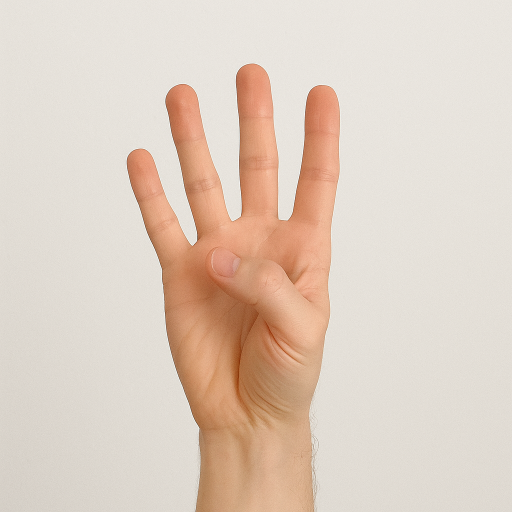
#> input picture DATA/4.png, 1024 x 1024 px (shown at 1/2 size)
$ jupyter execute --allow-errors CannyFingerCounting.ipynb   (older library calls are emulated)
#> lines starting #> are read from the running program, lines starting #| are printed output that depends on the picture; after the words box and inside, x2 and y2 are one past the last pixel; in counts of white or black regions, pixels touching at a corner belong together
## Finger Counting with Canny Edge Detection and Geometric Analysis

This project focuses on detecting the number of raised fingers in a hand image using a combination of edge detection and geometric analysis techniques.

---

**Date**: 3/07/25
**Name**: Stefano
**Surname**: Infusini

---

### Workflow

#### 1. Edge Detection and Processing

   - 1.1 **Edge Detection and Denoising**<br>
      Apply Gaussian filtering to reduce noise, followed by Canny edge detection to extract sharp hand contours.

   - 1.2 **Morphological Processing**<br>
      Use morphological operations (e.g., dilation, closing) to fill small gaps and smooth the edges of the hand.

   - 1.3 **Region Filling (Mask Creation)**<br>
      Fill the interior of the smoothed contour to create a binary mask that clearly separates the hand from the background.

   - 1.4 **Contour Refinement**<br>
      Recalculate the edges on the binary mask to isolate a clean, continuous outer contour of the hand.

#### 2. Geometric Analysis

   - 2.1 **Convex Hull and Defect Detection**
      Compute the convex hull to approximate the outer shape of the hand. Analyze convexity defects to identify valleys between fingers.

   - 2.2 **Geometric Filtering and Finger Counting**
      Filter out invalid convexity defects based on angle and distance thresholds. Count the remaining valid defects, applying additional logic for special cases such as a closed fist or a single raised finger.

<br>
<br>

> **Note:**
> While this project achieves good results on static hand images, its performance on real-time video input still leaves room for improvement. Achieving robust real-time accuracy would require more careful hyperparameter tuning and improved techniques for noise reduction and background suppression. These enhancements, however, fall outside the scope of this notebook, which is intended primarily to demonstrate the potential of edge detection when coupled with appropriate analysis.

### Various Imports

[cell 1]
import numpy as np
import matplotlib.pyplot as plt
import matplotlib.patches as mpatches
from matplotlib.lines import Line2D
import skimage.color as color
import cv2
import pyautogui
from scipy import signal
from matplotlib import cm

plt.rcParams['figure.figsize'] = [10, 10]

### Functions

Utility functions used to carry on the project

[cell 2]
def diffuse(edge_image, iterations=1):
    img = edge_image.copy()
    for _ in range(iterations):
        padded = np.pad(img, ((1,1),(1,1)), mode='constant')
        result = img.copy()
        for i in range(1, padded.shape[0] - 1):
            for j in range(1, padded.shape[1] - 1):
                if padded[i, j] > 0:
                    result[i-1:i+2, j-1:j+2] = 255  # set 3x3 neighborhood to white
        img = result
    return img


# [12 lines left out: function contour, not called in this run]

def add_border(image, color=(255, 255, 255), thickness=2):
    return cv2.copyMakeBorder(image, thickness, thickness, thickness, thickness,
                               cv2.BORDER_CONSTANT, value=color)

# [9 lines left out: function put_centered_label, not called in this run]


def display_finger_detection_grid(results, expected_counts=None):
    """
    Displays a clean grid of finger detection results.

    Parameters:
    - results: List of tuples [(filename, detected_count, img_rgb), ...]
    - expected_counts: List of expected counts to display alongside detected counts (optional)
    """

    n_images = len(results)
    cols = 3
    rows = int(np.ceil(n_images / cols))

    fig, axes = plt.subplots(rows, cols, figsize=(5 * cols, 5 * rows))
    axes = axes.flatten()

    for idx, (ax, (filename, detected_count, img_rgb)) in enumerate(zip(axes, results)):
        ax.imshow(img_rgb)
        expected = f"Expected: {expected_counts[idx]}" if expected_counts else ""
        ax.set_title(f"Detected: {detected_count} {expected}", fontsize=14)
        ax.axis('off')
        # Draw a white border for separation
        for spine in ax.spines.values():
            spine.set_edgecolor('white')
            spine.set_linewidth(5)

    # Hide unused subplots
    for ax in axes[len(results):]:
        ax.axis('off')

    plt.subplots_adjust(wspace=0.05, hspace=0.15)
    plt.tight_layout()
    plt.show()

let's start by defining how the Canny Edge Detection works

### **1. Edge Detection & Processing**

reading the image

[cell 3]
img = plt.imread('DATA/4.png')
#> img is the input picture: shape (1024, 1024, 3) float32; mean R, G, B 0.874, 0.811, 0.756
if img.dtype != np.uint8:
    img = (img * 255).astype(np.uint8)

plt.figure(figsize=(5, 5))
plt.imshow(img)
plt.axis('off')
plt.title('Original Image')
plt.show()

#### Canny Edge Detection

The Canny Edge Detection algorithm detects edges in an image through the following structured steps:

1. Smooth the image using a 2D Gaussian filter
   This reduces noise in the image before performing edge detection.

2. Compute the image gradient using the Sobel operator
   Calculate the gradients in the $x$ and $y$ directions to detect changes in intensity.

3. Calculate the gradient magnitude
   At each pixel:
   $$
   G = \sqrt{G_x^2 + G_y^2}
   $$
   which indicates the edge strength at each location.

4. Calculate the gradient orientation
   At each pixel:
   $$
   \theta = \arctan{\left(\frac{G_y}{G_x}\right)}
   $$
   which indicates the edge direction.

5. Apply non-maximum suppression (NMS)
   Thin the edges by retaining pixels with the maximum gradient magnitude along the gradient direction while suppressing non-maximum pixels.

6. Perform double thresholding and edge tracking by hysteresis
   - Apply high and low thresholds to distinguish strong edges from weak edges.
   - Use edge tracking to keep weak edges connected to strong edges while discarding isolated weak edges

[cell 4]
def canny_edge_detection(image, low_threshold=0.1, high_threshold=0.3):
    return cv2.Canny(image, int(low_threshold * 255), int(high_threshold * 255))

##### 1.1 Edge Detection and Denoising

[cell 5]
def to_grayscale(image):
    if len(image.shape) == 2:
        return image
    return cv2.cvtColor(image, cv2.COLOR_BGR2GRAY)

def gaussian_smoothing(image, K_size=(0,0) ,sigma=1):
    return cv2.GaussianBlur(image, K_size, sigma)

[cell 6]
img_gray = to_grayscale(img)
#> in to_grayscale, `return cv2.cvtColor(image, cv2.COLOR_BGR2GRAY)`:
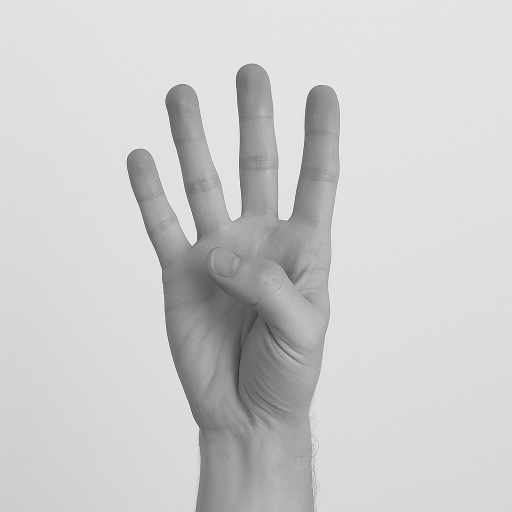
#> returned value: shape (1024, 1024) (shown at 1/2 size); min 31, max 255, mean 204.5
img_smoothed = gaussian_smoothing(img_gray, sigma=0.5)

[cell 7]
Gx = cv2.Sobel(img_smoothed, cv2.CV_64F, 1, 0, ksize=3)
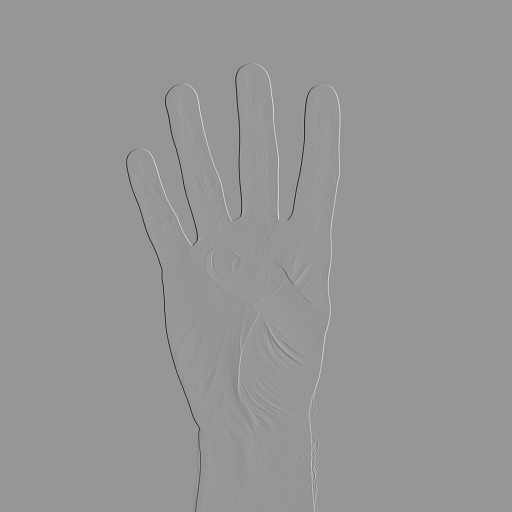
#> Gx: shape (1024, 1024) float64 (shown at 1/2 size); min -690, max 483, mean 0; drawn with min black and max white
Gy = cv2.Sobel(img_smoothed, cv2.CV_64F, 0, 1, ksize=3)

# Gradient magnitude
grad_mag = np.sqrt(Gx**2 + Gy**2)
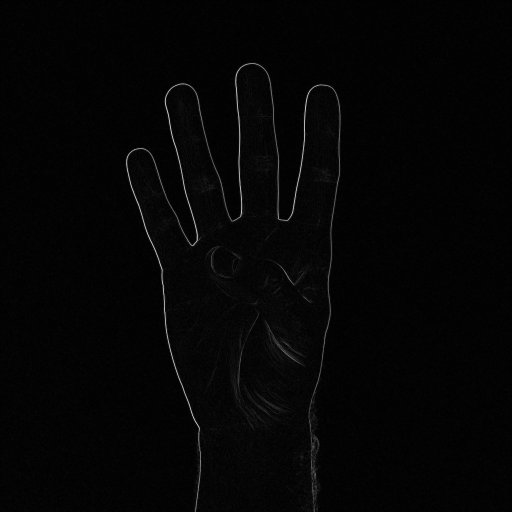
#> grad_mag: shape (1024, 1024) float64 (shown at 1/2 size); min 0, max 693.1, mean 13.8; drawn with min black and max white

grad_norm = cv2.normalize(grad_mag, None, 0, 1.0, cv2.NORM_MINMAX)

plt.figure(figsize=(15, 10))
plt.hist(grad_norm.ravel(), bins=256, color='gray', alpha=0.7)
plt.title('Histogram of Gradient Magnitudes')
plt.xlabel('Gradient magnitude')
plt.ylabel('Frequency')

plt.show()
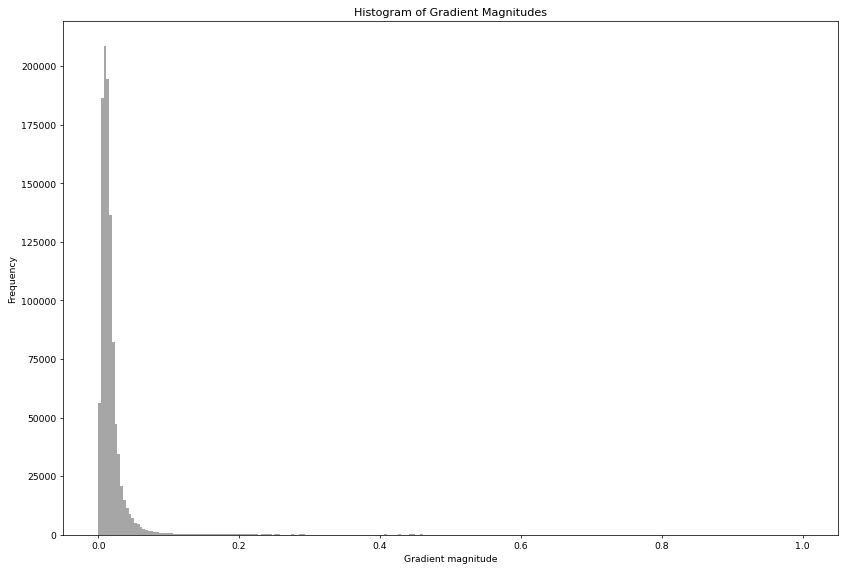
#> figure drawn by matplotlib, 1 panel; tallest bar 208772 high, from x = 0.00781 to 0.0117

##### Noise vs Quality Threshold

For future, more general analysis, we plan to use even softer thresholds to improve robustness.

[cell 8]
low_threshold = 0.2

#> (the rest of this cell did not finish here and is left out)

##### 1.2 Morphological Processing

[cell 9]
kernel = cv2.getStructuringElement(cv2.MORPH_ELLIPSE, (3, 3))       # mainly used for morphological operations
#> (the rest of this cell did not finish here and is left out)

#### 1.3 Filling the region of the hand (mask creation)

[cell 10]
def fill_edges(edges):
    h, w = edges.shape[:2]
    mask = np.zeros((h+2, w+2), np.uint8)
    floodfilled = edges.copy()
    cv2.floodFill(floodfilled, mask, (0,0), 255)

    hand_filled = cv2.bitwise_not(floodfilled)   # Invert flood filled image to get the hand as white
    hand_filled_clean = cv2.bitwise_or(hand_filled, edges) # Combine filled hand with edges

    return hand_filled_clean # returns the filled shape of the hand

#> (a cell that did not finish here is left out)

#### 1.4 Detecting the edges again for the filled hand

#> (a cell that did not finish here is left out)

Finally, we end up with the following edges

[cell 13]
plt.figure(figsize=(8, 8))
#> (the rest of this cell did not finish here and is left out)

### **2. Geometric Analysis**

We now focus on how we can analyze the edges in order to count the number of fingers.
It is immediate to understand that the quality of the detected edges plays a central role in obtaining a proper geometric analysis.
That's why it is required for the

#### 2.1 Convex Hull and Defect Detection

To analyze the structure of the hand, we start by identifying its outer contour — the boundary that separates the hand from the background.

From this contour, we compute the convex hull, which is the smallest convex shape that completely encloses the hand. Geometrically, the convex hull smooths over the spaces between the fingers, resulting in a simplified, tight-fitting outline around the hand.

The core idea lies in comparing this idealized convex shape to the actual, more detailed hand contour. The differences between the two reveal meaningful features, such as the locations of valleys between fingers, which are essential for finger counting.

**Process:**

1. Find contour from refined edges
2. Compute convex hull
3. Find convexity defects

#> (a cell that did not finish here is left out)

#### 2.2 Finger Counting

The core of this section focuses on the analysis used to count the raised fingers. This is done by examining the convexity defects of the hand contour, which correspond to the inward valleys between fingers.

The key idea is that each raised finger typically creates a visible valley between itself and its neighboring fingers. By detecting and counting these pits, we can estimate how many fingers are extended. A filtering step is applied to remove shallow or irrelevant defects, ensuring that only meaningful finger gaps are considered.

Following the detailed procedure.

1. **Defect evaluation**

   Each valley is checked for:
   - depth greater than a set threshold
   - position lower than both start and end points  [ensuring we're detecting valleys with the fingertips as peaks]
   - sufficient distance from the bounding points   [valleys to close to the convex hull are suppressed]

   If all conditions are met, the defect is considered valid.

2. **Fallback logic**

   If no valid defects are found, the aspect ratio of the bounding box is used:
   - a compact shape suggests a closed fist (0 fingers)
   - a tall, narrow shape suggests a single raised finger

3. **Final count**

   The number of fingers is calculated as the number of valid defects plus one.

[cell 15]
def count_fingers(hand_contour, defects, depth_threshold, min_distance_threshold):
    valid_defects = 0
    valid_defect_points = []
    debug_filtered_points = []

    for i in range(defects.shape[0]):
        s, e, f, d = defects[i][0]
        depth = d / 256.0

        start = tuple(hand_contour[s][0])
        end = tuple(hand_contour[e][0])
        far = tuple(hand_contour[f][0])

        dist_start_far = np.linalg.norm(np.array(start) - np.array(far))
        dist_end_far = np.linalg.norm(np.array(end) - np.array(far))

        if depth > depth_threshold:
            is_valley_down = far[1] > start[1] and far[1] > end[1]
            sufficient_distance = dist_start_far > min_distance_threshold and dist_end_far > min_distance_threshold

            if is_valley_down and sufficient_distance:
                valid_defects += 1
                valid_defect_points.append((int(far[0]), int(far[1])))
            else:
                debug_filtered_points.append((int(far[0]), int(far[1])))
        else:
            debug_filtered_points.append((int(far[0]), int(far[1])))

    # Check for closed wrist using aspect ratio
    if valid_defects == 0:
        x, y, w, h = cv2.boundingRect(hand_contour)
        aspect_ratio = h / w

        if aspect_ratio < 2:
            finger_count = 0  # closed wrist
        else:
            finger_count = 1  # flat hand without visible valleys
    else:
        finger_count = valid_defects + 1

    return finger_count, valid_defects, valid_defect_points, debug_filtered_points

#> (a cell that did not finish here is left out)

the following snippet extract further geometric properties for the sake of visualization

#> (a cell that did not finish here is left out)

#> (a cell that did not finish here is left out)

Let's sum up a bit

#> (a cell that did not finish here is left out)

#### **Let's now see the general case**

[cell 20]
def process_and_count_fingers(
    img,
    to_grayscale,
    gaussian_smoothing,
    canny_edge_detection,
    fill_edges,
    diffuse,
    count_fingers,
    plot_debug=False
):

    img_gray = to_grayscale(img)
    img_smoothed = gaussian_smoothing(img_gray, sigma=0.5)
    edges = canny_edge_detection(img_smoothed, low_threshold=0.1, high_threshold=0.3)
    kernel = cv2.getStructuringElement(cv2.MORPH_ELLIPSE, (3, 3))
    edges_diffused = cv2.morphologyEx(edges, cv2.MORPH_CLOSE, kernel, iterations=1)

    # === Fill hand mask ===
    hand_filled_clean = fill_edges(edges_diffused)
    hand_edges = canny_edge_detection(hand_filled_clean, low_threshold=0.1, high_threshold=0.3)
    hand_edges_refined = diffuse(hand_edges, iterations=1)

    # === Find contours and convex hull ===
    contours, _ = cv2.findContours(hand_edges_refined, cv2.RETR_EXTERNAL, cv2.CHAIN_APPROX_SIMPLE)
    if not contours:
        print("No contours detected.")
        return img.copy(), 0

    hand_contour_points = max(contours, key=cv2.contourArea)
    hull = cv2.convexHull(hand_contour_points)
    hull_indices = cv2.convexHull(hand_contour_points, returnPoints=False)
    defects = cv2.convexityDefects(hand_contour_points, hull_indices)

    # === Count fingers ===
    finger_count, valid_defects, valid_defect_points, debug_filtered_points = count_fingers(
        hand_contour_points, defects,
        depth_threshold=120,
        min_distance_threshold=50
    )

    # === Prepare final annotated image ===
    original_img = cv2.cvtColor(img, cv2.COLOR_GRAY2BGR) if len(img.shape) == 2 or img.shape[2] == 1 else img.copy()
    cv2.polylines(original_img, [hull], isClosed=True, color=(255, 0, 0), thickness=2)
    for pt in valid_defect_points:
        cv2.circle(original_img, pt, 10, (0, 255, 0), -1)  # GREEN
    cv2.putText(original_img, f'{finger_count}', (30, 50),
                cv2.FONT_HERSHEY_SIMPLEX, 2, (0, 0, 0), 3, cv2.LINE_AA)


    return original_img, finger_count

# Collect results for batch plotting
results = []

#> (the rest of this cell did not finish here and is left out)

    if img is None:
        print(f"[ERROR] Could not load {img_path}. Check path.")
        continue

    final_img, count = process_and_count_fingers(
        img,
        to_grayscale,
        gaussian_smoothing,
        canny_edge_detection,
        fill_edges,
        diffuse,
        count_fingers,
        plot_debug=False
    )
#> in canny_edge_detection, `return cv2.Canny(image, int(low_threshold * 255), int(high_threshold *..`:
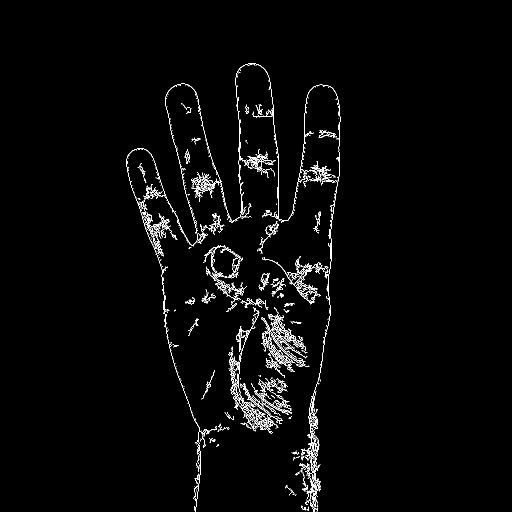
#> returned value: shape (1024, 1024) (shown at 1/2 size); 2% white in thin lines or dots, all inside (x1, y1, x2, y2) = (253, 126, 681, 1024)
#> in process_and_count_fingers, `edges_diffused = cv2.morphologyEx(edges, cv2.MORPH_CLOSE, kernel, iter..`:
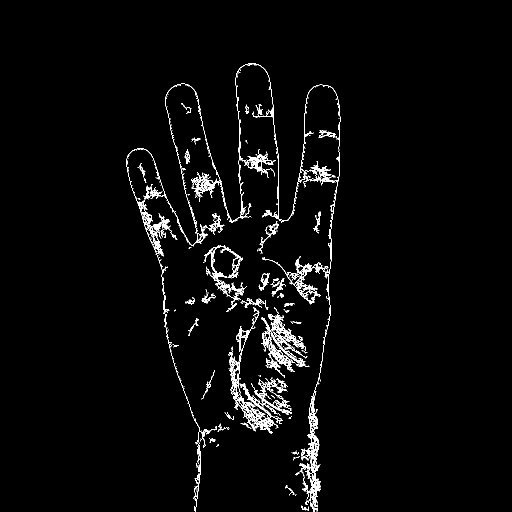
#> edges_diffused: shape (1024, 1024) (shown at 1/2 size); 2.9% white; 50 white regions (16 under 20 px), largest, box (x1, y1, x2, y2) and area: (253, 126, 681, 1024) 16683, (456, 614, 583, 867) 5106, (523, 614, 619, 756) 3564
#> in fill_edges, `cv2.floodFill(floodfilled, mask, (0,0), 255)`:
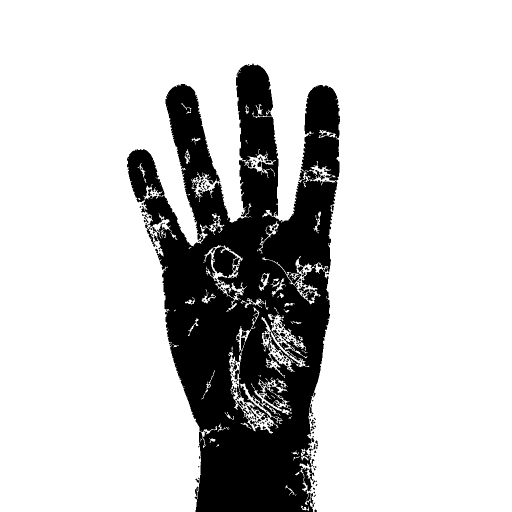
#> floodfilled: shape (1024, 1024) (shown at 1/2 size); 80.1% white; 187 black regions (134 under 20 px), largest, box (x1, y1, x2, y2) and area: (254, 127, 680, 1024) 204420, (293, 456, 311, 494) 164, (558, 684, 578, 700) 139
#> in fill_edges, `hand_filled_clean = cv2.bitwise_or(hand_filled, edges)`:
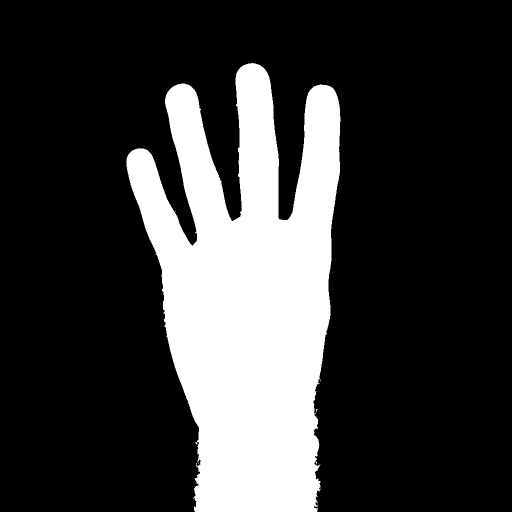
#> hand_filled_clean: shape (1024, 1024) (shown at 1/2 size); 22.8% white; 1 white region, box (x1, y1, x2, y2) and area: (253, 126, 681, 1024) 238984
#> call 2 of canny_edge_detection, with low_threshold = 0.1, high_threshold = 0.3
#> in canny_edge_detection (call 2), `return cv2.Canny(image, int(low_threshold * 255), int(high_threshold *..`:
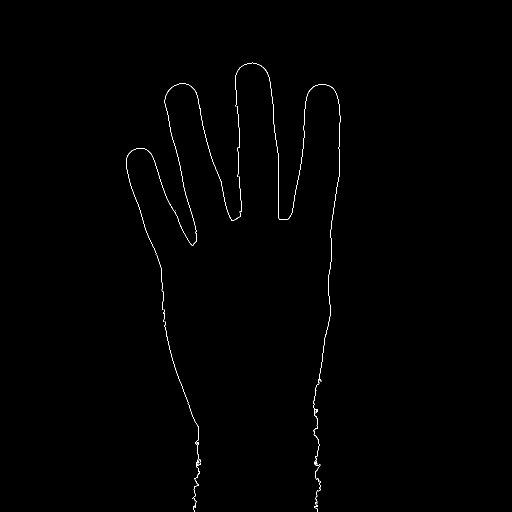
#> returned value: shape (1024, 1024) (shown at 1/2 size); 0.36% white in thin lines or dots, all inside (x1, y1, x2, y2) = (252, 125, 681, 1024)
#> the loop in diffuse, `for _ in range(iterations):` made 1 pass
#> pass 1, in diffuse, `padded = np.pad(img, ((1,1),(1,1)), mode='constant')`:
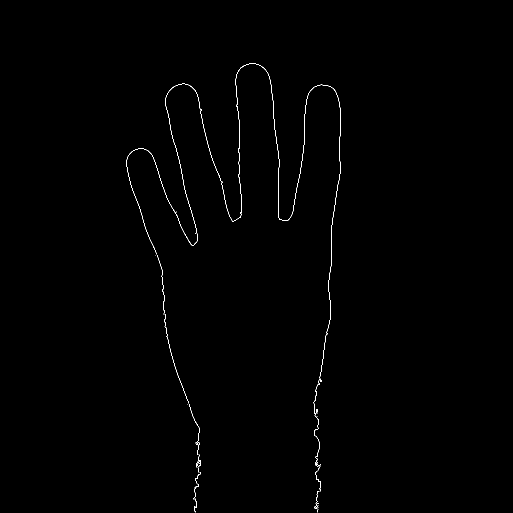
#> padded: shape (1026, 1026) (shown at 1/2 size); 0.36% white in thin lines or dots, all inside (x1, y1, x2, y2) = (253, 126, 682, 1025)
#> in process_and_count_fingers, `contours, _ = cv2.findContours(hand_edges_refined, cv2.RETR_EXTERNAL, ..`: contours = 1 contour; box (x1, y1, x2, y2) and area: (252, 125, 683, 1024) 9166
#> in process_and_count_fingers, `hand_contour_points = max(contours, key=cv2.contourArea)`: hand_contour_points = contour of 2802 points, box (x1, y1, x2, y2) (252, 125, 683, 1024), area 9166
#> (the rest of the program and of its run is left out)
